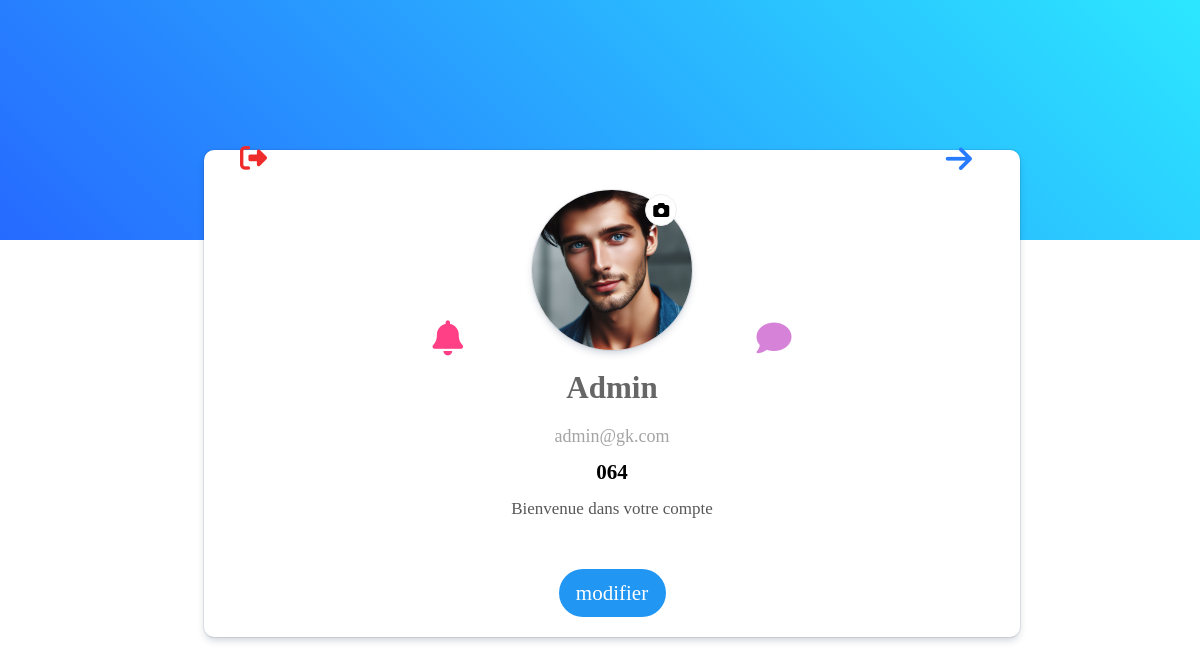
The app's page /admin/page.php (signed in) with its own data.
### tables this page shows
CREATE TABLE `admine` (
  `id` int(101) NOT NULL,
  `name` varchar(100) NOT NULL,
  `email` varchar(100) NOT NULL,
  `password` varchar(100) NOT NULL,
  `Numéro` varchar(100) NOT NULL,
  `image` varchar(100) NOT NULL
);

### admin/page.php (the view, shortened to what this page needs)
<?php
include '../components/connect.php';
$admin_id = $_SESSION['admin_id'];
?>
<!DOCTYPE html>
<html lang="en">
<head>
    <link
      rel="stylesheet"
      href="https://cdnjs.cloudflare.com/ajax/libs/font-awesome/6.1.1/css/all.min.css"
    />
</head>
<body>
    <div class="Container">
        <div class="backCover">
            <a href="dashboard.php"><i class="fa-solid fa-arrow-right"></i></a>
            <a href="lokot.php" onclick="return confirm('vous déconnecter de ce site?');"><i class="fas fa-right-from-bracket"></i></a>
        </div>
        <div class="Conc">
            <div class="content">
            <i onclick="ouv();" id="bell" class="fa-solid fa-bell">
                </i>
                <a href="all_message.php"><i class="fa-solid fa-comment"></i></a>
        <?php
            $select_profile = $conn->prepare("SELECT * FROM `admine` WHERE id = ?");
            $select_profile->execute([$admin_id]);
            if($select_profile->rowCount() > 0){
               $fetch_profile = $select_profile->fetch(PDO::FETCH_ASSOC);
         ?>
                <div class="conImg">
                <a href="edit_photo.php?admin_id=<?= $admin_id; ?>"><i class="fa-solid fa-camera"></i></a>
                <img src="../uploaded_img/<?= $fetch_profile['image']; ?>" alt="" class="img">
                </div>
                    <p class="Etudient"><?= $fetch_profile['name']; ?></p>
                    <div class="edit">
                        <p><?= $fetch_profile['email']; ?></p>
                    </div>
                    <?php  }?>
                    <a href="" class="ConNmbr">
                    <span class="Numero"><?= $fetch_profile['Numéro']; ?></p></span>
                    </a>
                    <p class="bienvenue">Bienvenue dans votre compte</p>
                    <a href="update.php">
                        <div class="Viewmore">modifier</div>
                    </a>
           </div>
        </div>
    </div>
</body>
</html>

### admin/page.php (style rules this page uses)
* { margin: 0; padding: 0; }
body { width: 100%; height: 100vh; }
.Container { width: 100%; height: 100%; display: flex; align-items: center; justify-content: center; flex-direction: column; }
.backCover { width: 100%; height: 30%; background: linear-gradient(45deg, #266aff, #2ce7ff); }
.Conc { width: 100%; height: 70%; }
.content { width: 100%; height: 100%; position: relative; display: flex; flex-direction: column; align-items: center; }
.conImg { background: white; position: absolute; top: -87px; left: 25%; border-radius: 50%; width: 11rem; height: 11rem; border: 0.3rem solid #fff; }
img.img { width: 100%; height: 100%; border-radius: 50%; }
p.Etudient { display: flex; align-items: center; justify-content: center; font-size: 31px; margin-top: 120px; color: #666666; font-weight: bold; }
.edit { display: flex; align-items: center; justify-content: center; gap: 10px; margin-top: 20px; font-size: 18px; }
p { color: #a4a4a4; }
a { text-decoration: none; }
a.ConNmbr { display: flex; align-items: center; justify-content: center; margin-top: 13px; font-size: 21px; text-decoration: none; color: black; font-weight: bold; }
p.bienvenue { margin-top: 14px; text-align: center; font-size: 17px; color: #585858; }
i.fa-solid.fa-arrow-right { position: absolute; top: 1%; right: 3%; color: white; font-size: 30px; }
i.fas.fa-right-from-bracket { position: absolute; top: 1%; left: 3%; color: white; font-size: 30px; }
i.fa-solid.fa-bell { position: absolute; top: 4%; left: 9%; color: #ff4086; font-size: 35px; }
i.fa-solid.fa-comment { position: absolute; top: 4%; right: 9%; color: #d782d9; font-size: 33px; }
.Viewmore { width: 107px; height: 48px; border-radius: 50px; background: #2196F3; font-size: 21px; color: white; display: flex; align-items: center; justify-content: center; margin-top: 50px; }
i.fa-solid.fa-camera { position: absolute; top: 1px; right: 15px; color: black; background: white; padding: 7px; border-radius: 50%; z-index: 0; }
@media (min-width: 480px) { .Conc { position: relative; } }
@media (min-width: 480px) { .content { display: flex; align-items: center; padding-bottom: 26px; width: 68%; height: 461px; top: -90px; left: 17%; position: absolute; background: white; border-radius: 10px; box-shadow: rgba(9, 30, 66, 0.25) 0px 4px 8px -2px, rgba(9, 30, 66, 0.08) 0px 0px 0px 1px; } }
@media (min-width: 480px) { .conImg { margin-top: 40px; background: white; border-radius: 50%; width: 10rem; height: 10rem; min-height: 10rem; box-shadow: rgba(9, 30, 66, 0.25) 0px 4px 8px -2px, rgba(9, 30, 66, 0.08) 0px 0px 0px 1px; position: unset; border: 0; } }
@media (min-width: 480px) { p.Etudient { margin-top: 20px; } }
@media (min-width: 480px) { i.fa-solid.fa-arrow-right { position: absolute; top: 18%; right: 19%; color: #277bff; font-size: 30px; z-index: 2; cursor: pointer; } }
@media (min-width: 480px) { i.fas.fa-right-from-bracket { position: absolute; top: 18%; left: 20%; color: #ef2c2c; font-size: 27px; z-index: 2; cursor: pointer; } }
@media (min-width: 480px) { i.fa-solid.fa-bell { position: absolute; top: 35%; left: 28%; color: #ff4086; font-size: 35px; cursor: pointer; } }
@media (min-width: 480px) { i.fa-solid.fa-comment { position: absolute; top: 35%; right: 28%; color: #d782d9; font-size: 35px; cursor: pointer; } }
@media (min-width: 480px) { i.fa-solid.fa-camera { position: absolute; top: 44px; right: 42%; color: black; background: white; border: 1px solid #eee; padding: 7px; border-radius: 50%; cursor: pointer; } }

### records on screen
admine: image (picture), name "Admin", email "admin@gk.com", Numéro "064"
